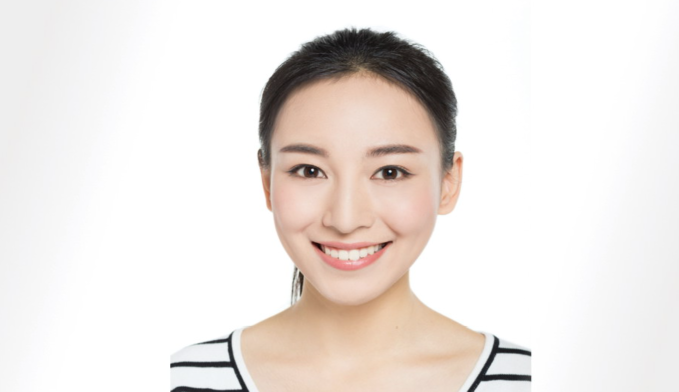
#> input picture test.png, 1357 x 783 px (shown at 1/2 size)
$ jupyter execute --allow-errors AI-VISION.ipynb
#> lines starting #> are read from the running program, lines starting #| are printed output that depends on the picture; after the words box and inside, x2 and y2 are one past the last pixel; in counts of white or black regions, pixels touching at a corner belong together
[cell 1]
print("hello world")

[cell 2]
import cv2
import matplotlib.pyplot as plt # 用于绘制图像
# 加载级联
face_cascade = cv2.CascadeClassifier('D:/Program Files/Python310/Lib/site-packages/cv2/data/haarcascade_frontalface_default.xml')
# 读取输入图像
img = cv2.imread('test.png')
#> img is the input picture: shape (783, 1357, 3); mean B, G, R 226.2, 230, 236.3
cv2.imshow('img',img)
# 检测人脸
faces = face_cascade.detectMultiScale(image=img, scaleFactor=1.1, minNeighbors=5)
#> faces = [[472, 163, 455, 455]]
# 在人脸周围绘制边界框
for (x, y, w, h) in faces:
  cv2.rectangle(img, (x, y), (x+w, y+h), (255, 0, 0), 2)
#> this loop made 1 pass
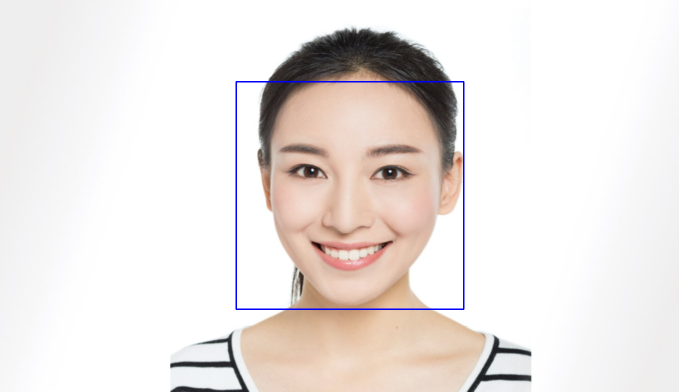
#> img: shape (783, 1357, 3) (shown at 1/2 size); 0.51% of pixels changed, all inside (x1, y1, x2, y2) = (471, 162, 929, 620)
 # 显示图像中检测到的人脸数量
print(len(faces),"faces detected!")
#| 1 faces detected!
# 绘制检测到人脸的图像
print(type(img))
#| <class 'numpy.ndarray'>
finalimg =cv2.cvtColor(img,cv2.COLOR_BGR2RGB)
plt.figure(figsize=(12,12))
plt.imshow(finalimg)
plt.axis("off")
plt.show()

[cell 3]
import cv2
import matplotlib.pyplot as plt # 用于绘制图像
img = cv2.imread('test.png')
# cv2.imshow('img',img)
img2 = cv2.cvtColor(img,cv2.COLOR_BGR2RGB)
plt.figure(figsize=(12,12))
plt.imshow(img2)
print(img.shape)
#| (783, 1357, 3)
print(type(img2))
#| <class 'numpy.ndarray'>
plt.show()

[cell 4]
import cv2
import matplotlib.pyplot as plt # 用于绘制图像

img = cv2.imread('test.png')

img2 = cv2.cvtColor(img, cv2.COLOR_BGR2RGB)
plt.imshow(img2)
plt.show()

[cell 5]
import cv2
import matplotlib.pyplot as plt # 用于绘制图像

img = cv2.imread('test.png')
cv2.imshow('image', img)
gray = cv2.cvtColor(img, cv2.COLOR_BGR2GRAY)
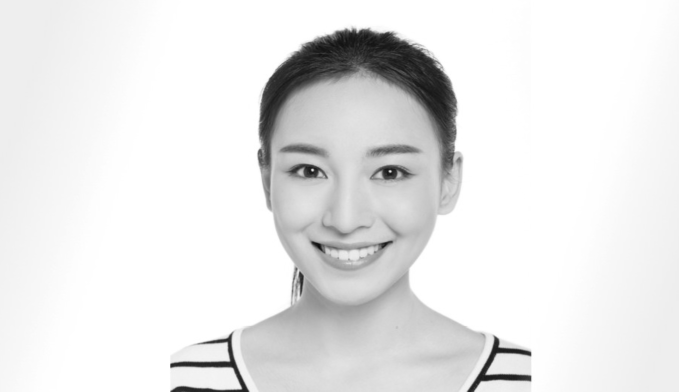
#> gray: shape (783, 1357) (shown at 1/2 size); min 8, max 255, mean 231.5
cv2.imshow('gray', gray)
threash, binary = cv2.threshold(gray, 0, 255, cv2.THRESH_BINARY | cv2.THRESH_OTSU)
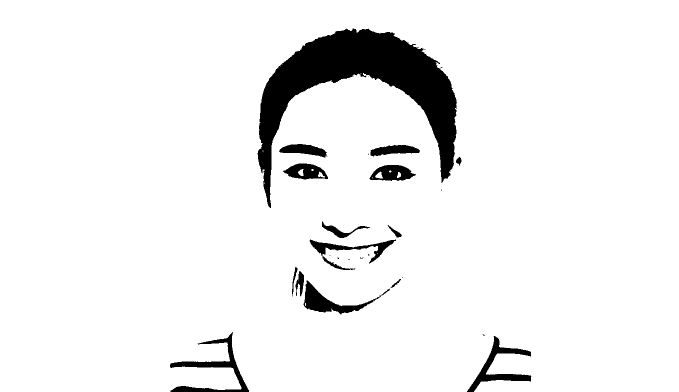
#> binary: shape (783, 1357) (shown at 1/2 size); 93.8% white; 26 black regions (11 under 20 px), largest, box (x1, y1, x2, y2) and area: (515, 57, 914, 416) 44992, (340, 664, 498, 783) 3737, (934, 672, 1063, 783) 3357
#> threash = 160
print(threash)
#| 160.0
cv2.imshow('binary', binary)
threash,binaru = cv2.threshold(gray, 140, 255,cv2.THRESH_BINARY)
#> binaru: shape (783, 1357); 94.7% white; 23 black regions (6 under 20 px), largest, box (x1, y1, x2, y2) and area: (516, 58, 913, 411) 42046, (341, 666, 498, 783) 3466, (935, 672, 1062, 783) 3148
print(cv2.THRESH_BINARY)
#| 0
cv2.imshow('binaru', binaru)
cv2.waitKey(0)
cv2.destroyAllWindows()

[cell 6]
import cv2
import numpy as np
img = cv2.imread('test.png')


h,w = img.shape[0:2]
#> h = 783; w = 1357
print(h,w)
#| 783 1357
center = (w//2, h//2)
#> center = (678, 391)
cv2.circle(img, center, 50, (255,0,0), -1)
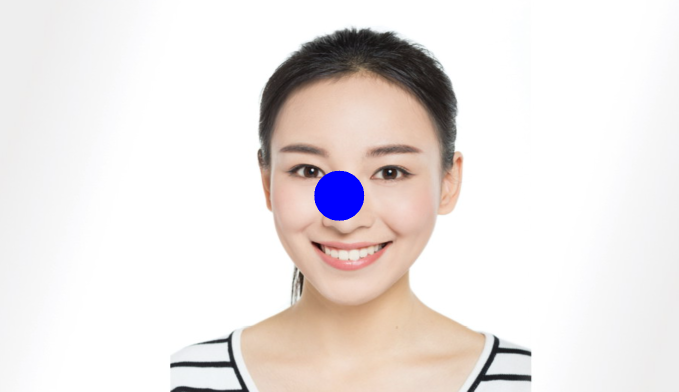
#> img: shape (783, 1357, 3) (shown at 1/2 size); 0.74% of pixels changed, all inside (x1, y1, x2, y2) = (628, 341, 729, 442)
cv2.imshow('image', img)
M = cv2.getRotationMatrix2D(center, 90, 1.0)
#> M = [[6.12e-17, 1, 287], [-1, 6.12e-17, 1069]]
print(M)
#| [[ 6.123234e-17  1.000000e+00  2.870000e+02]
#|  [-1.000000e+00  6.123234e-17  1.069000e+03]]
w2 = int (w * np.abs(M[0,1]) + h * np.abs(M[0,0]))
#> w2 = 1357
h2 = int (h * np.abs(M[0,1]) + w * np.abs(M[0,0]))
#> h2 = 783
print(w2,h2)
#| 1357 783
M[0,2] += (w2 - w) // 2
M[1,2] += (h2 - h) // 2
rotated = cv2.warpAffine(img, M, (w2, h2))
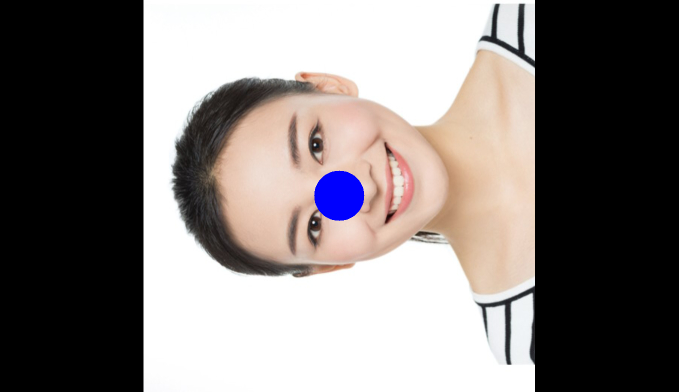
#> rotated: shape (783, 1357, 3) (shown at 1/2 size); mean B, G, R 121.4, 123.3, 129.4
cv2.imshow('rotated', rotated)
cv2.waitKey(0)
cv2.destroyAllWindows()

[cell 7]
import cv2
img = cv2.imread('test.png')
cv2.imshow('image', img)
img2 = cv2.resize(img, (1280, 720))
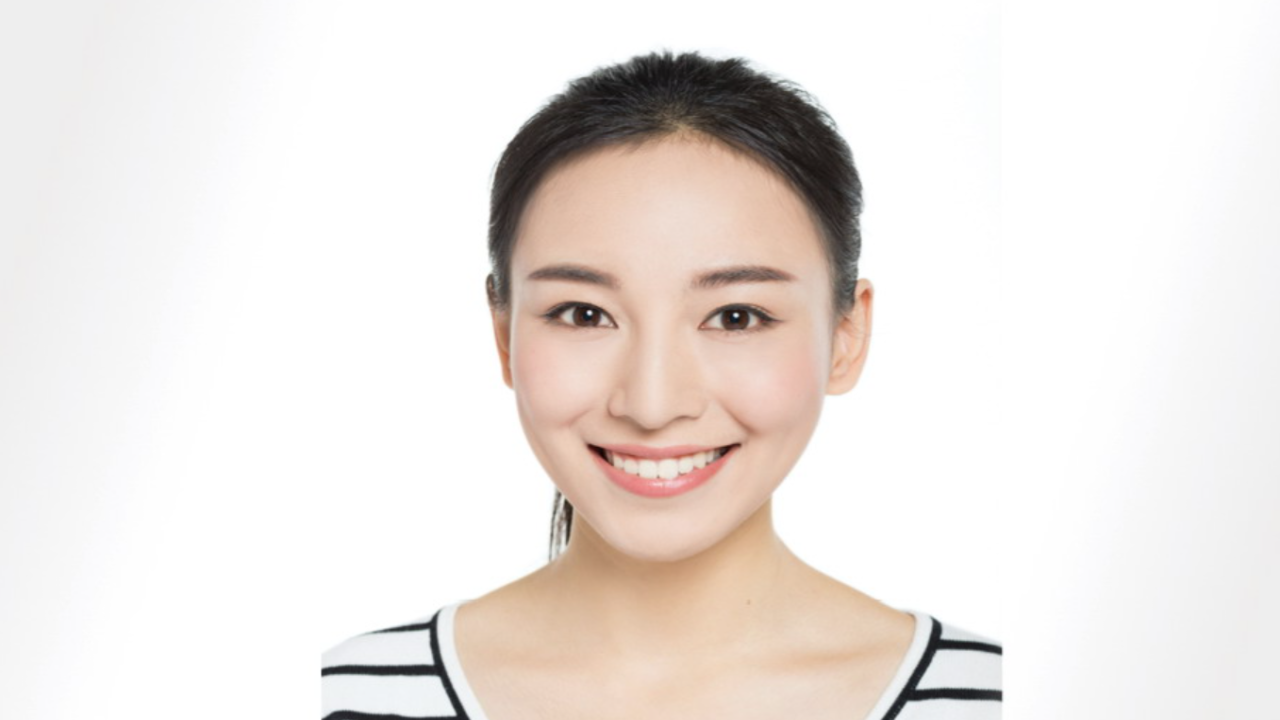
#> img2: shape (720, 1280, 3); mean B, G, R 226.2, 230, 236.3
cv2.imshow('image2', img2)
cv2.waitKey(0)
cv2.destroyAllWindows()

[cell 8]
import cv2 as cv
from matplotlib import pyplot as plt
img = cv.imread('test.png')
img = cv.cvtColor(img, cv.COLOR_BGR2GRAY)
cv.imshow('image', img)
hist = cv.calcHist([img], [0], None, [256], [0, 256])
#> hist = 256 values, max 423863 at index 255, min 0 at index 0, mean 4150.5
plt.plot(hist)
plt.show()
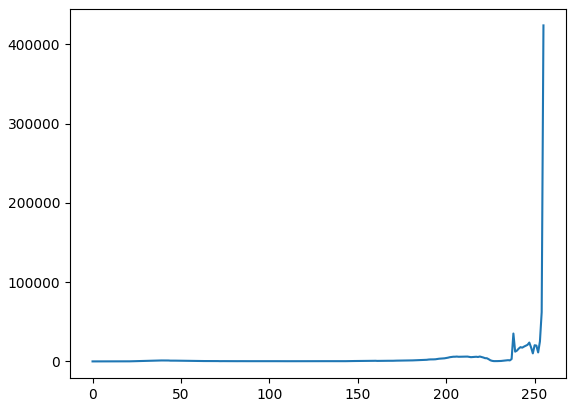
#> figure drawn by matplotlib, 1 panel; curve peaks at x = 255, y = 423863
cv.waitKey(0)
cv.destroyAllWindows()

[cell 9]
import cv2 as cv
from matplotlib import pyplot as plt
img = cv.imread('test.png')
img = cv.cvtColor(img, cv.COLOR_BGR2RGB)
kernel = np.ones((5,5),np.uint8)
erosion = cv.erode(img, kernel)
dilate = cv.dilate(img, kernel)
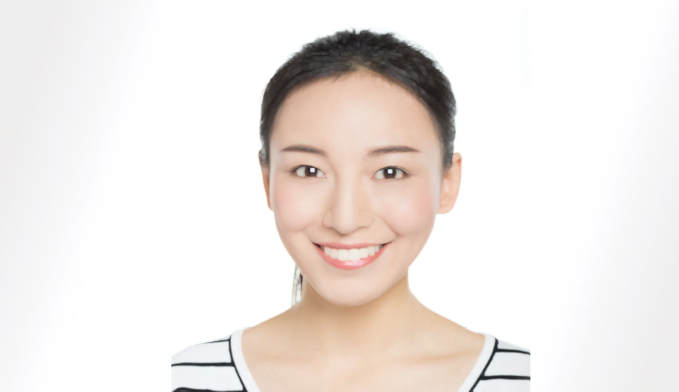
#> dilate: shape (783, 1357, 3) (shown at 1/2 size); mean R, G, B 238.9, 232.8, 229.1
fig,axes = plt.subplots(1,3)
axes[0].imshow(img,)
axes[1].imshow(erosion)
axes[2].imshow(dilate)
plt.show()

[cell 10]
import cv2 as cv
import numpy as np

img = cv.imread('e:\me.jpg')
cv.imshow('img', img)
img2 = cv.flip(img, 1)
cv.imshow('img2', img2)
cv.imwrite('e:\me2.jpg', img2)
img3 = cv.flip(img, 0)
cv.imshow('img3', img3)
cv.waitKey(0)
cv.destroyAllWindows()

[cell 11]
import cv2
import numpy as np

img = cv2.imread('test.png', 0)
#> img: shape (783, 1357); min 8, max 255, mean 231.3

# 1. 二值化处理（可选，但通常投影用于二值图效果更好）
# 这一步将图像变为纯黑(0)和纯白(255)，方便统计
_, img = cv2.threshold(img, 127, 255, cv2.THRESH_BINARY)
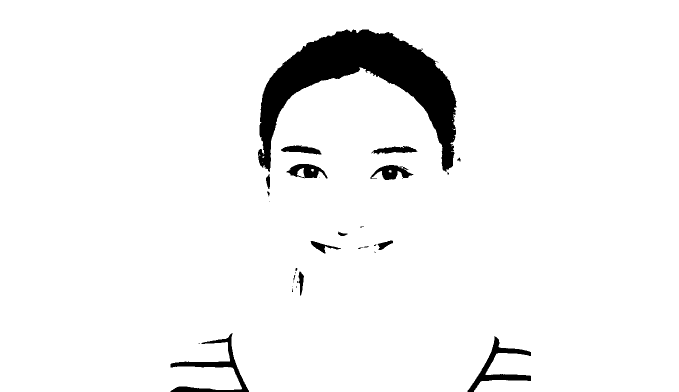
#> img: shape (783, 1357) (shown at 1/2 size); 95.1% white; 33 black regions (19 under 20 px), largest, box (x1, y1, x2, y2) and area: (516, 59, 913, 344) 40010, (341, 666, 498, 783) 3324, (935, 673, 1062, 783) 3032

# 2. 计算水平投影
# 沿列方向求和，得到每一行的白色像素总数
hist = np.sum(img, axis=1)
#> hist = 783 values, max 346035 at index 0, min 264945 at index 137, mean 329019.4

# 3. 将一维数组转换为二维图像以便显示
# 方法 A: 简单转置，变成 (height, 1) 的图像
# hist_img = hist.reshape(-1, 1)

# 方法 B: 归一化并放大显示（推荐，更直观）
# 将数据归一化到 0-255 范围，方便显示
hist_normalized = hist.astype(np.float32)
#> hist_normalized has the same summary as hist
# 防止除以0
if np.max(hist_normalized) > 0:
    hist_normalized = (hist_normalized / np.max(hist_normalized)) * 255
#> hist_normalized = 783 values, max 255 at index 0, min 195.2 at index 137, mean 242.5
hist_normalized = hist_normalized.astype(np.uint8)
#> hist_normalized = 783 values, max 255 at index 0, min 195 at index 137, mean 242.1

# 将其拉伸为一个宽=图像宽，高=图像高的图像
# 使用 np.repeat 在水平方向重复每一行
hist_img = np.repeat(hist_normalized.reshape(-1, 1), img.shape[1], axis=1)
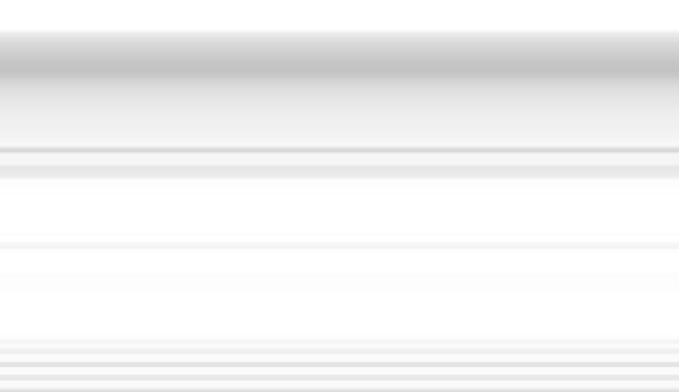
#> hist_img: shape (783, 1357) (shown at 1/2 size); min 195, max 255, mean 242.1

# 4. 显示结果
cv2.imshow('Original', img)
cv2.imshow('Horizontal Projection', hist_img)

cv2.waitKey(0)
cv2.destroyAllWindows()

[cell 12]
import cv2
import numpy as np

img = cv2.imread('test.png', cv.IMREAD_COLOR)
print(img.shape)
#| (783, 1357, 3)
cv.imshow('image', img)
hist = np.sum(img, axis=1)
#> hist = 783 rows, first 8: [341876, 341713, 341764], [341867, 341700, 341754], [341850, 341697, 341754], [341811, 341725, 341773], [341800, 341719, 341758], [341810, 341731, 341768], [341828, 341738, 341786], [341836, 341755, 341801]
print(hist.shape)
#| (783, 3)
# cv2.imshow('hist', hist)
cv.waitKey(0)
cv.destroyAllWindows()
